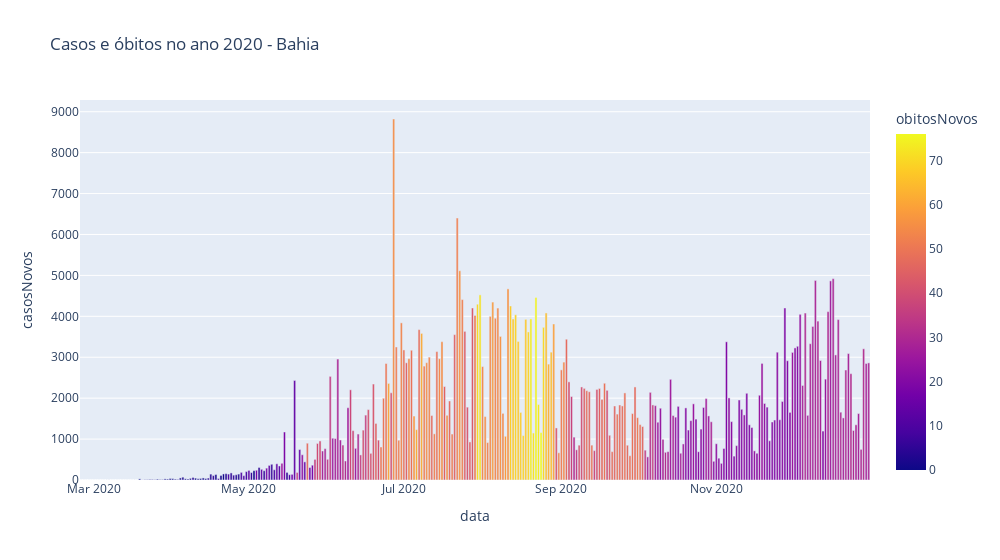

The cell this chart's notebook holds for it:
### Markdown cell above
#### Gráfico do número de casos e óbitos do estado em 2020

### Code cell
b2020_ba = b2020.loc[b2020['estado']=='BA']

fig_ba = xp.bar(
    b2020_ba, 
    x='data', 
    y='casosNovos', 
    width=1000, 
    color='obitosNovos',
    color_discrete_sequence ='inferno',
    title='Casos e óbitos no ano 2020 - Bahia')

fig_ba.show()

### Figure 1 — Plotly figure (JSON) as saved in the notebook; plotly's stock layout.template omitted (floating-point values rounded to 4 significant figures; data arrays with more than 128 entries replaced by an {"elided": "..."} marker saying what was removed)
{"data": [{"alignmentgroup": "True", "hovertemplate": "data=%{x}<br>casosNovos=%{y}<br>obitosNovos=%{marker.color}<extra></extra>", "legendgroup": "", "marker": {"color": {"elided": "311 int values"}, "coloraxis": "coloraxis", "pattern": {"shape": ""}}, "name": "", "offsetgroup": "", "orientation": "v", "showlegend": false, "textposition": "auto", "type": "bar", "x": {"elided": "311 str values"}, "xaxis": "x", "y": {"elided": "311 int values"}, "yaxis": "y"}], "layout": {"barmode": "relative", "coloraxis": {"colorbar": {"title": {"text": "obitosNovos"}}, "colorscale": [[0, "#0d0887"], [0.1111, "#46039f"], [0.2222, "#7201a8"], [0.3333, "#9c179e"], [0.4444, "#bd3786"], [0.5556, "#d8576b"], [0.6667, "#ed7953"], [0.7778, "#fb9f3a"], [0.8889, "#fdca26"], [1, "#f0f921"]]}, "legend": {"tracegroupgap": 0}, "title": {"text": "Casos e óbitos no ano 2020 - Bahia"}, "width": 1000, "xaxis": {"anchor": "y", "domain": [0, 1], "title": {"text": "data"}}, "yaxis": {"anchor": "x", "domain": [0, 1], "title": {"text": "casosNovos"}}}}
